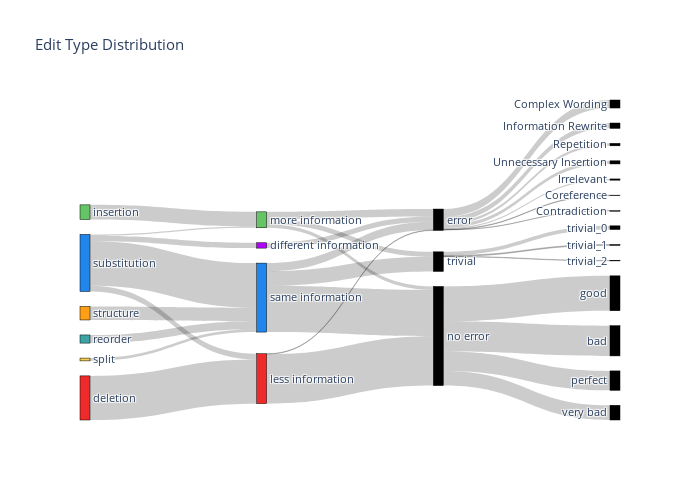

The notebook cell this image was saved under:
### Code cell
sankey_combined(data)

### Figure 1 — Plotly figure (JSON) as saved in the notebook; plotly's stock layout.template omitted (floating-point values rounded to 4 significant figures)
{"data": [{"link": {"source": [0, 0, 0, 0, 1, 1, 1, 1, 2, 2, 2, 2, 3, 3, 3, 3, 4, 4, 4, 4, 5, 5, 5, 5, 6, 6, 6, 7, 7, 7, 8, 8, 8, 9, 9, 9, 10, 10, 10, 10, 10, 10, 10, 10, 11, 11, 11, 11, 11, 11, 11, 11, 12, 12, 12, 12, 12, 12, 12, 12, 10, 10, 10, 10, 11, 11, 11], "target": [6, 7, 8, 9, 6, 7, 8, 9, 6, 7, 8, 9, 6, 7, 8, 9, 6, 7, 8, 9, 6, 7, 8, 9, 10, 11, 12, 10, 11, 12, 10, 11, 12, 10, 11, 12, 13, 14, 15, 16, 17, 18, 19, 20, 13, 14, 15, 16, 17, 18, 19, 20, 13, 14, 15, 16, 17, 18, 19, 20, 21, 22, 23, 24, 25, 26, 27], "value": [396, 0, 0, 0, 0, 0, 131, 0, 52, 400, 12, 48, 0, 73, 0, 0, 0, 121, 0, 0, 0, 25, 0, 0, 443, 0, 5, 416, 131, 72, 31, 45, 67, 0, 0, 48, 0, 0, 0, 0, 0, 0, 0, 0, 0, 0, 0, 0, 0, 0, 0, 0, 5, 48, 22, 1, 0, 11, 28, 72, 132, 271, 313, 174, 33, 8, 4]}, "node": {"color": ["#ee2a2a", "#64C466", "#2186eb", "#3ca3a7", "#FF9F15", "#F7CE46", "#ee2a2a", "#2186eb", "#64C466", "#b103fc", "black", "black", "black", "black", "black", "black", "black", "black", "black", "black", "black", "black", "black", "black", "black", "black", "black", "black"], "label": ["deletion", "insertion", "substitution", "reorder", "structure", "split", "less information", "same information", "more information", "different information", "no error", "trivial", "error", "Coreference", "Information Rewrite", "Repetition", "Contradiction", "Hallucination", "Irrelevant", "Unnecessary Insertion", "Complex Wording", "very bad", "bad", "good", "perfect", "trivial_0", "trivial_1", "trivial_2"], "line": {"color": "black", "width": 0.5}, "pad": 15, "thickness": 10}, "type": "sankey", "valueformat": "d", "valuesuffix": " edits"}], "layout": {"font": {"size": 11}, "height": 500, "title": {"text": "Edit Type Distribution"}, "width": 700}}
